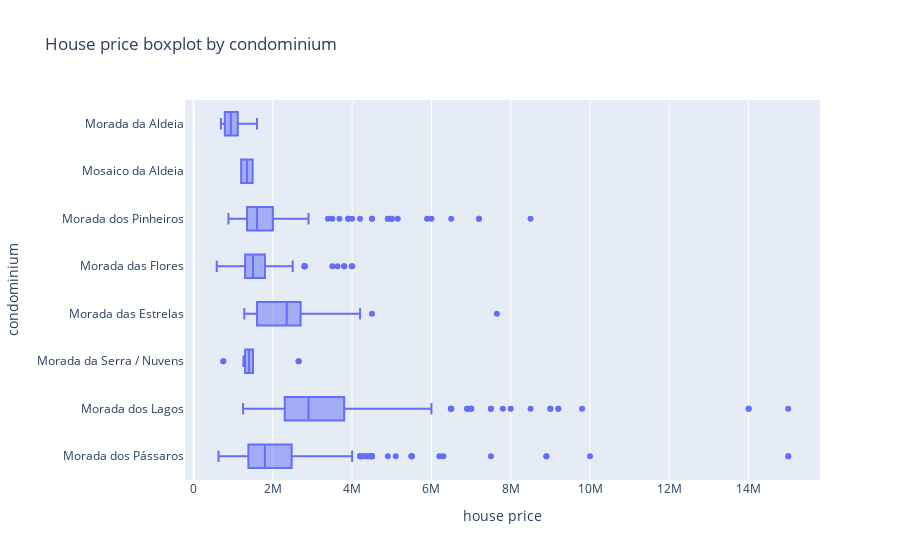

Write notebook code for a chart like this one.
### Code cell
fig = px.box(data_frame=df1,
             x='price',
             y='condo_name',
             labels={ 'price' : 'house price',
                      'condo_name': 'condominium'
                    },
             title='House price boxplot by condominium'
            )
fig.show()

# Median prices varies a lot by condomium and some have lots of high price outlier houses, 
# especially Morada dos Lagos e dos Pássaros

### Figure 1 — Plotly figure (JSON) as saved in the notebook; plotly's stock layout.template omitted (floating-point values rounded to 4 significant figures; data arrays with more than 128 entries replaced by an {"elided": "..."} marker saying what was removed)
{"data": [{"alignmentgroup": "True", "hovertemplate": "house price=%{x}<br>condominium=%{y}<extra></extra>", "legendgroup": "", "marker": {"color": "#636efa"}, "name": "", "notched": false, "offsetgroup": "", "orientation": "h", "showlegend": false, "type": "box", "x": {"elided": "1092 int values"}, "x0": " ", "xaxis": "x", "y": {"elided": "1092 str values"}, "y0": " ", "yaxis": "y"}], "layout": {"boxmode": "group", "legend": {"tracegroupgap": 0}, "title": {"text": "House price boxplot by condominium"}, "xaxis": {"anchor": "y", "domain": [0, 1], "title": {"text": "house price"}}, "yaxis": {"anchor": "x", "domain": [0, 1], "title": {"text": "condominium"}}}}
